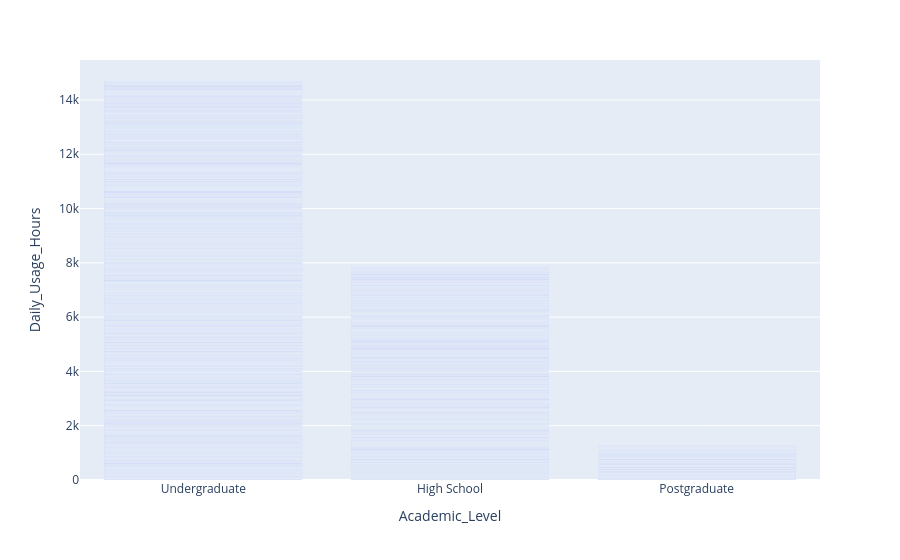

Write notebook code for a chart like this one.
### Code cell
fig=px.bar(df1,x='Academic_Level',y='Daily_Usage_Hours')
fig.show()

### Figure 1 — Plotly figure (JSON) as saved in the notebook; plotly's stock layout.template omitted (floating-point values rounded to 4 significant figures; data arrays with more than 128 entries replaced by an {"elided": "..."} marker saying what was removed)
{"data": [{"hovertemplate": "Academic_Level=%{x}<br>Daily_Usage_Hours=%{y}<extra></extra>", "legendgroup": "", "marker": {"color": "#636efa", "pattern": {"shape": ""}}, "name": "", "orientation": "v", "showlegend": false, "textposition": "auto", "type": "bar", "x": {"elided": "4500 str values"}, "xaxis": "x", "y": {"elided": "4500 float values"}, "yaxis": "y"}], "layout": {"barmode": "relative", "legend": {"tracegroupgap": 0}, "margin": {"t": 60}, "xaxis": {"anchor": "y", "domain": [0, 1], "title": {"text": "Academic_Level"}}, "yaxis": {"anchor": "x", "domain": [0, 1], "title": {"text": "Daily_Usage_Hours"}}}}
